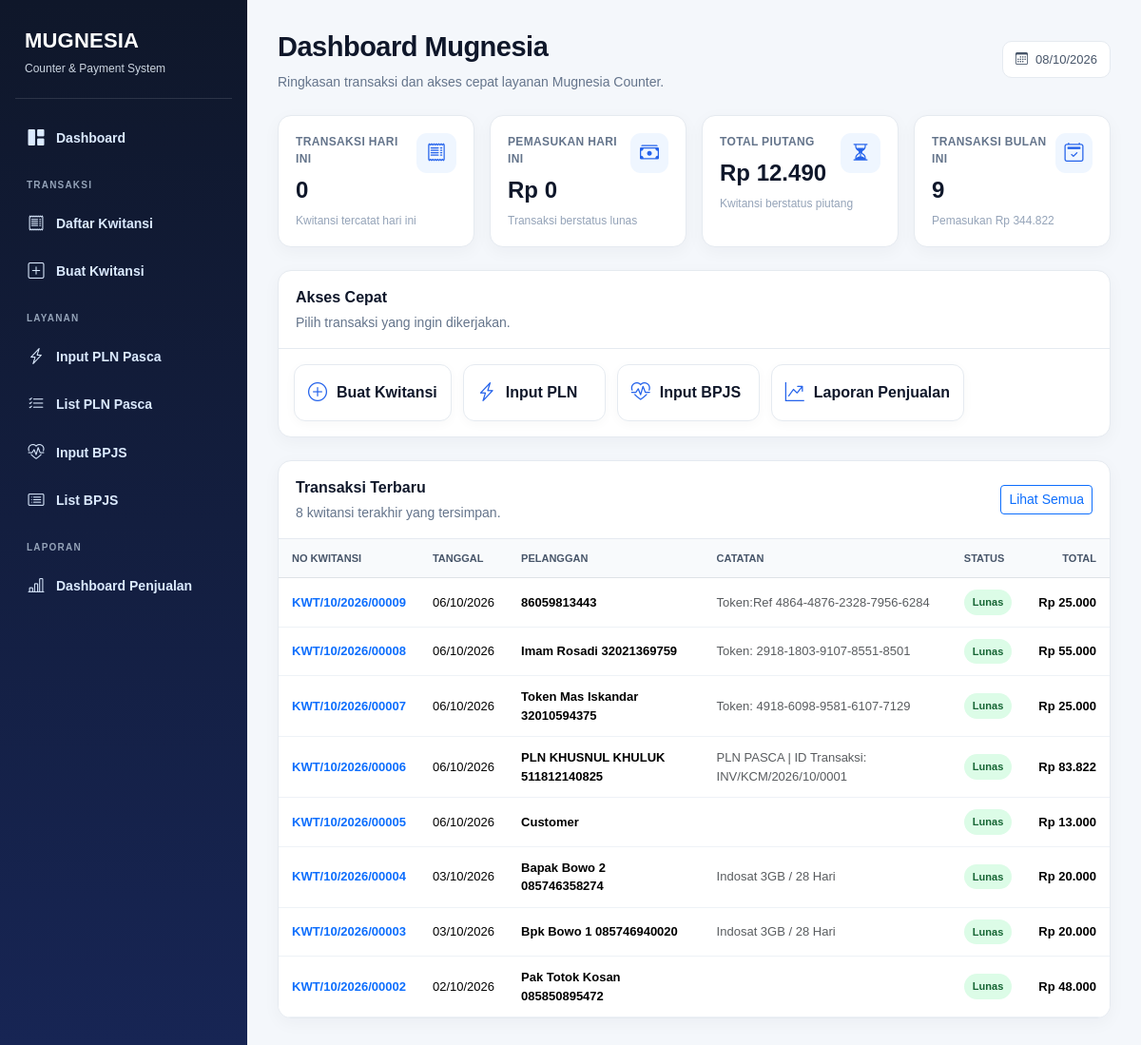
/index-old1.php, run on the app's committed database.
### tables this page shows
CREATE TABLE `kwitansi` (
  `id` int(11) NOT NULL AUTO_INCREMENT,
  `no_kwitansi` varchar(40) NOT NULL,
  `tanggal` date NOT NULL,
  `nama_pelanggan` varchar(100) DEFAULT NULL,
  `alamat_pelanggan` varchar(255) DEFAULT NULL,
  `catatan` text,
  `status_bayar` varchar(50) NOT NULL,
  `discount` decimal(12,0) NOT NULL,
  `total` decimal(12,0) NOT NULL DEFAULT '0',
  `created_at` timestamp NOT NULL DEFAULT CURRENT_TIMESTAMP,
  `SN` varchar(45) NOT NULL,
  PRIMARY KEY (`id`),
  UNIQUE KEY `no_kwitansi` (`no_kwitansi`),
  KEY `idx_kwitansi_no` (`no_kwitansi`),
  KEY `idx_kwitansi_nama` (`nama_pelanggan`),
  KEY `idx_kwitansi_status` (`status_bayar`)
);

### index-old1.php (the view, shortened to what this page needs)
<?php
require_once "db.php";
function scalarValue($conn, $sql, $default = 0) {
    $r = $conn->query($sql);
    $row = $r->fetch_row();
    return $row ? ($row[0] ?? $default) : $default;
}
$today = date('Y-m-d');
$monthStart = date('Y-m-01');
$monthEnd = date('Y-m-t');
$transaksi_hari_ini = (int) scalarValue($conn, "SELECT COUNT(*) FROM kwitansi WHERE tanggal = '".$conn->real_escape_string($today)."'");
$pemasukan_hari_ini = (float) scalarValue($conn, "SELECT COALESCE(SUM(total),0) FROM kwitansi WHERE tanggal = '".$conn->real_escape_string($today)."' AND LOWER(status_bayar)='lunas'");
$piutang = (float) scalarValue($conn, "SELECT COALESCE(SUM(total),0) FROM kwitansi WHERE LOWER(status_bayar)='piutang'");
$transaksi_bulan_ini = (int) scalarValue($conn, "SELECT COUNT(*) FROM kwitansi WHERE tanggal BETWEEN '".$conn->real_escape_string($monthStart)."' AND '".$conn->real_escape_string($monthEnd)."'");
$pemasukan_bulan_ini = (float) scalarValue($conn, "SELECT COALESCE(SUM(total),0) FROM kwitansi WHERE tanggal BETWEEN '".$conn->real_escape_string($monthStart)."' AND '".$conn->real_escape_string($monthEnd)."' AND LOWER(status_bayar)='lunas'");
$recent = $conn->query("SELECT id,no_kwitansi,tanggal,nama_pelanggan,status_bayar,total,catatan FROM kwitansi ORDER BY id DESC LIMIT 8");
?>
<!doctype html>
<html lang="id">
<head>
<link href="https://cdn.jsdelivr.net/npm/bootstrap@5.3.3/dist/css/bootstrap.min.css" rel="stylesheet">
<link rel="stylesheet" href="https://cdn.jsdelivr.net/npm/bootstrap-icons@1.11.3/font/bootstrap-icons.min.css">
</head>
<body>
<div class="mug-app">
<?php require __DIR__ . "/layout/sidebar.php"; ?>
<main class="mug-main">
  <div class="topbar"><div><div class="title">Dashboard Mugnesia</div><div class="subtitle">Ringkasan transaksi dan akses cepat layanan Mugnesia Counter.</div></div><div class="date-pill"><i class="bi bi-calendar3 me-2"></i><?= date('d/m/Y') ?></div></div>
  <div class="row g-3 mb-4">
    <div class="col-xl-3 col-md-6"><div class="stat"><div class="d-flex justify-content-between"><div><div class="stat-label">Transaksi Hari Ini</div><div class="stat-value"><?= number_format($transaksi_hari_ini,0,',','.') ?></div></div><div class="stat-icon"><i class="bi bi-receipt"></i></div></div><div class="stat-note">Kwitansi tercatat hari ini</div></div></div>
    <div class="col-xl-3 col-md-6"><div class="stat"><div class="d-flex justify-content-between"><div><div class="stat-label">Pemasukan Hari Ini</div><div class="stat-value">Rp <?= number_format($pemasukan_hari_ini,0,',','.') ?></div></div><div class="stat-icon"><i class="bi bi-cash-stack"></i></div></div><div class="stat-note">Transaksi berstatus lunas</div></div></div>
    <div class="col-xl-3 col-md-6"><div class="stat"><div class="d-flex justify-content-between"><div><div class="stat-label">Total Piutang</div><div class="stat-value">Rp <?= number_format($piutang,0,',','.') ?></div></div><div class="stat-icon"><i class="bi bi-hourglass-split"></i></div></div><div class="stat-note">Kwitansi berstatus piutang</div></div></div>
    <div class="col-xl-3 col-md-6"><div class="stat"><div class="d-flex justify-content-between"><div><div class="stat-label">Transaksi Bulan Ini</div><div class="stat-value"><?= number_format($transaksi_bulan_ini,0,',','.') ?></div></div><div class="stat-icon"><i class="bi bi-calendar2-check"></i></div></div><div class="stat-note">Pemasukan Rp <?= number_format($pemasukan_bulan_ini,0,',','.') ?></div></div></div>
  </div>
  <div class="cardx mb-4"><div class="cardx-head"><div><div class="cardx-title">Akses Cepat</div><div class="subtitle">Pilih transaksi yang ingin dikerjakan.</div></div></div><div class="p-3 quick">
    <a href="kwitansi_form.php"><i class="bi bi-plus-circle"></i>Buat Kwitansi</a><a href="input_tagihan.php"><i class="bi bi-lightning-charge"></i>Input PLN</a><a href="input_bpjs.php"><i class="bi bi-heart-pulse"></i>Input BPJS</a><a href="laporan_penjualan.php"><i class="bi bi-graph-up-arrow"></i>Laporan Penjualan</a>
  </div></div>
  <div class="cardx"><div class="cardx-head"><div><div class="cardx-title">Transaksi Terbaru</div><div class="subtitle">8 kwitansi terakhir yang tersimpan.</div></div><a href="list_kwitansi.php" class="btn btn-sm btn-outline-primary">Lihat Semua</a></div><div class="table-responsive"><table class="table"><thead><tr><th>No Kwitansi</th><th>Tanggal</th><th>Pelanggan</th><th>Catatan</th><th>Status</th><th class="text-end">Total</th></tr></thead><tbody>
  <?php if ($recent && $recent->num_rows): while($r=$recent->fetch_assoc()): $st=strtolower(trim($r['status_bayar']??'')); ?>
  <tr><td><a href="kwitansi_edit.php?id=<?= (int)$r['id'] ?>" class="text-decoration-none fw-bold"><?= htmlspecialchars($r['no_kwitansi']) ?></a></td><td class="text-nowrap"><?= date('d/m/Y',strtotime($r['tanggal'])) ?></td><td class="fw-semibold"><?= htmlspecialchars($r['nama_pelanggan']) ?></td><td class="text-muted"><?= htmlspecialchars(mb_strimwidth($r['catatan']??'',0,55,'…')) ?></td><td><span class="status <?= $st==='lunas'?'badge-lunas':($st==='piutang'?'badge-piutang':'bg-light') ?>"><?= htmlspecialchars($r['status_bayar'] ?: '-') ?></span></td><td class="text-end fw-bold text-nowrap">Rp <?= number_format($r['total'],0,',','.') ?></td></tr>
  <?php endwhile; else: ?><tr><td colspan="6" class="text-center text-muted py-4">Belum ada transaksi.</td></tr><?php endif; ?>
  </tbody></table></div></div>
</main>
</div>
</body></html>

### index-old1.php (style rules this page uses)
:root { --bg:#f4f7fb;--side:#0f172a;--side2:#172554;--muted:#64748b;--border:#e5eaf0;--blue:#0d6efd }
* { box-sizing:border-box }
body { margin:0;background:var(--bg);font-family:Arial,Helvetica,sans-serif;color:#0f172a }
.topbar { display:flex;justify-content:space-between;gap:20px;align-items:center;margin-bottom:24px }
.title { font-size:29px;font-weight:800;letter-spacing:-.5px }
.subtitle { color:var(--muted);font-size:14px;margin-top:4px }
.date-pill { background:#fff;border:1px solid var(--border);border-radius:10px;padding:9px 13px;color:#475569;font-size:13px }
.stat { background:#fff;border:1px solid var(--border);border-radius:14px;padding:18px;box-shadow:0 5px 18px rgba(15,23,42,.04);height:100% }
.stat-icon { width:42px;height:42px;border-radius:11px;display:flex;align-items:center;justify-content:center;font-size:20px;background:#eff6ff;color:#2563eb }
.stat-label { color:var(--muted);font-size:12px;font-weight:700;text-transform:uppercase;letter-spacing:.35px }
.stat-value { font-size:24px;font-weight:800;margin-top:6px }
.stat-note { font-size:12px;color:#94a3b8;margin-top:5px }
.cardx { background:#fff;border:1px solid var(--border);border-radius:14px;box-shadow:0 5px 18px rgba(15,23,42,.04);overflow:hidden }
.cardx-head { padding:16px 18px;border-bottom:1px solid var(--border);display:flex;justify-content:space-between;align-items:center }
.cardx-title { font-weight:800 }
.quick { display:flex;gap:12px;flex-wrap:wrap }
.quick a { min-width:150px;background:#fff;border:1px solid var(--border);border-radius:12px;padding:14px;text-decoration:none;color:#0f172a;display:flex;align-items:center;gap:10px;font-weight:700;box-shadow:0 3px 12px rgba(15,23,42,.03) }
.quick i { font-size:20px;color:#2563eb }
.table { margin:0 }
.table th { background:#f8fafc;color:#475569;font-size:11px;text-transform:uppercase;padding:12px 14px }
.table td { font-size:13px;padding:12px 14px;vertical-align:middle;border-color:#eef2f7 }
.badge-lunas { background:#dcfce7;color:#166534 }
.status { display:inline-block;padding:5px 9px;border-radius:999px;font-size:11px;font-weight:700 }
body { margin:0 !important;padding:0 !important;background:#f4f7fb; }
.mug-app { min-height:100vh;display:flex; }
.mug-main { margin-left:260px;width:calc(100% - 260px);min-height:100vh;padding:28px 32px; }

### data on the page
kwitansi: no_kwitansi "KWT/10/2026/00009", tanggal "06/10/2026", nama_pelanggan "86059813443", catatan "Token:Ref 4864-4876-2328-7956-6284", status_bayar "Lunas", total "25.000"
kwitansi: no_kwitansi "KWT/10/2026/00008", tanggal "06/10/2026", nama_pelanggan "Imam Rosadi 32021369759", catatan "Token: 2918-1803-9107-8551-8501", status_bayar "Lunas", total "55.000"
kwitansi: no_kwitansi "KWT/10/2026/00007", tanggal "06/10/2026", nama_pelanggan "Token Mas Iskandar 32010594375", catatan "Token: 4918-6098-9581-6107-7129", status_bayar "Lunas", total "25.000"
kwitansi: no_kwitansi "KWT/10/2026/00006", tanggal "06/10/2026", nama_pelanggan "PLN KHUSNUL KHULUK 511812140825", catatan "PLN PASCA | ID Transaksi: INV/KCM/2026/10/0001", status_bayar "Lunas", total "83.822"
kwitansi: no_kwitansi "KWT/10/2026/00005", tanggal "06/10/2026", nama_pelanggan "Customer", status_bayar "Lunas", total "13.000"
kwitansi: no_kwitansi "KWT/10/2026/00004", tanggal "03/10/2026", nama_pelanggan "Bapak Bowo 2 085746358274", catatan "Indosat 3GB / 28 Hari", status_bayar "Lunas", total "20.000"
kwitansi: no_kwitansi "KWT/10/2026/00003", tanggal "03/10/2026", nama_pelanggan "Bpk Bowo 1 085746940020", catatan "Indosat 3GB / 28 Hari", status_bayar "Lunas", total "20.000"
kwitansi: no_kwitansi "KWT/10/2026/00002", tanggal "02/10/2026", nama_pelanggan "Pak Totok Kosan 085850895472", status_bayar "Lunas", total "48.000"

### other printed values
$transaksi_hari_ini "0"
$pemasukan_hari_ini "0"
$piutang "12.490"
$transaksi_bulan_ini "9"
$pemasukan_bulan_ini "344.822"
